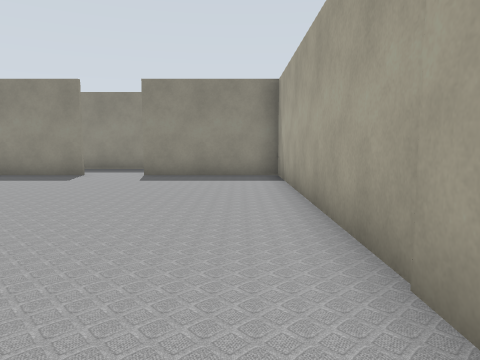
View 1 (above)

16 first-person views from a walk through a world built for the Gazebo simulator. The camera is 0.94 m above the floor, tilts 6° down and sees 70° across. The lines on the ground mark 1 m squares. The floor is counted in squares, 1 m on a side. Each view is taken from the middle of a square. On the plan, view 1 faces up. The plan holds only what a view shows up to about 12 squares ahead; the rest is blank. The place goes on beyond the plan.

View 2
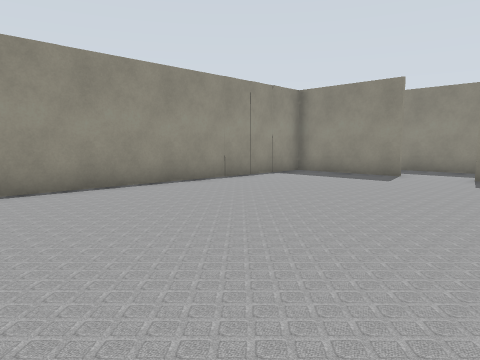

View 3
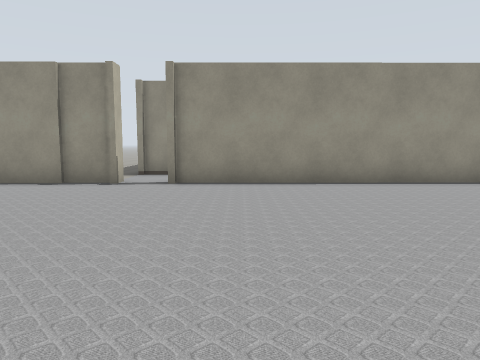

View 4
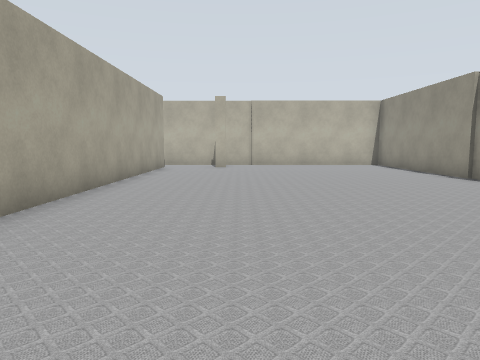

View 5
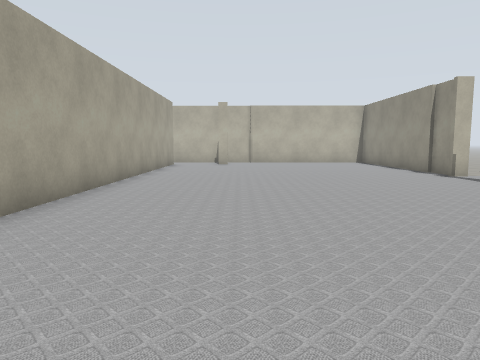

View 6
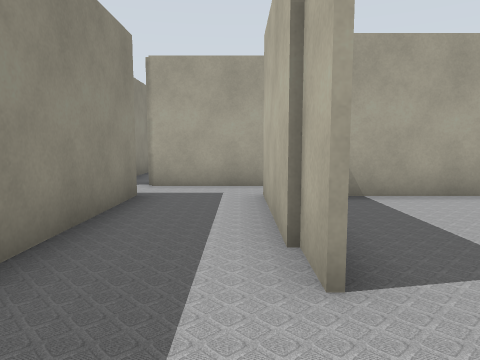

View 7
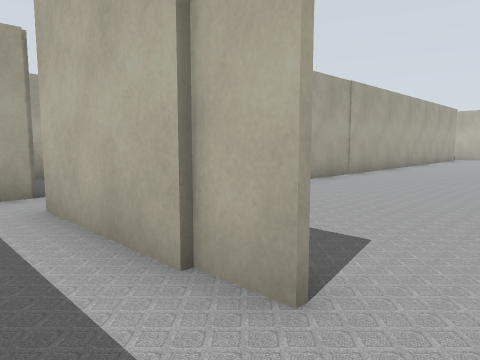

View 8
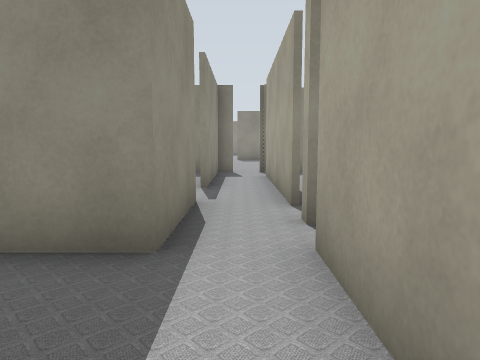

View 9
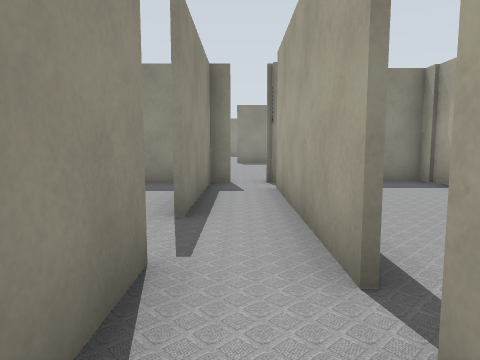

View 10
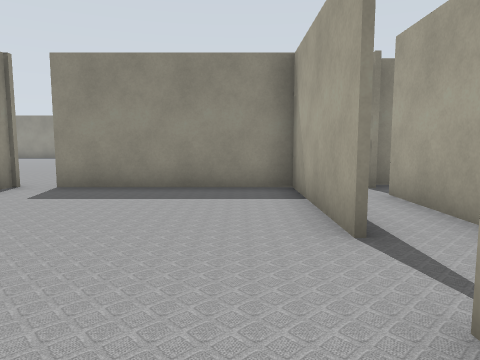

View 11
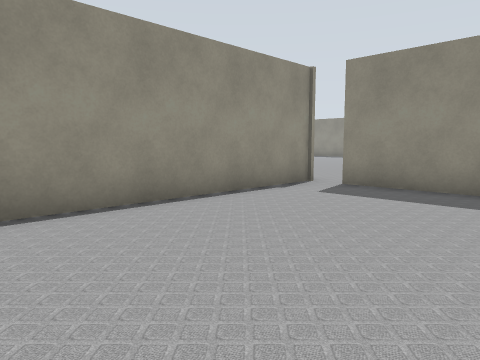

View 12
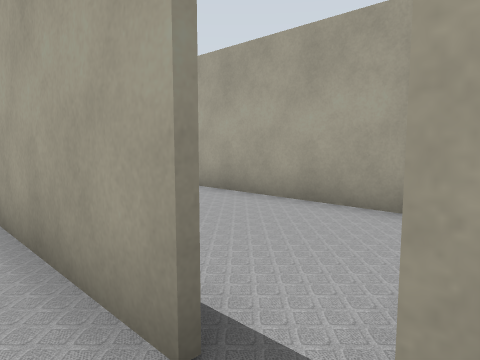

View 13
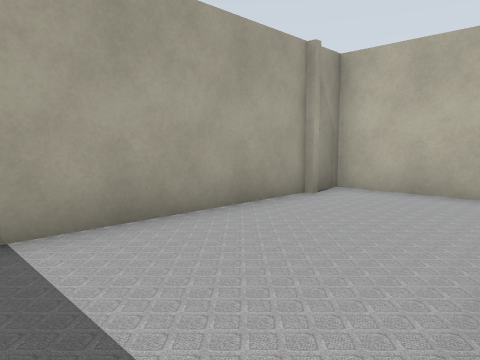

View 14
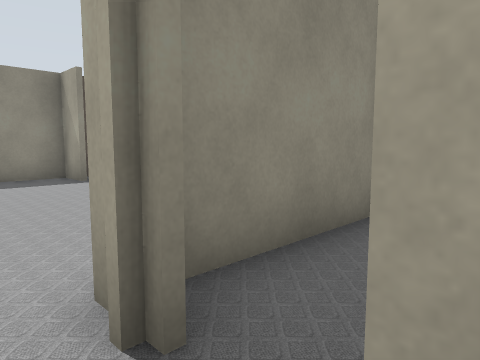

View 15
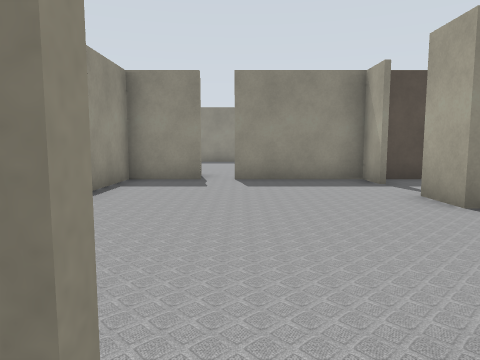

View 16
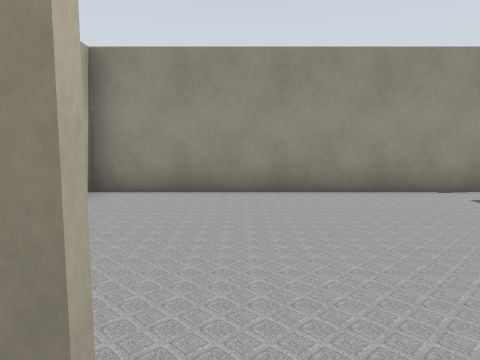

### Floor plan
Points are (right, up) in squares from view 1. A wall is a line through its corners. A room is listed if a view was taken in it or the views show most of it. See-through windows are left out.
Room 1 (views 1, 2, 3, 4, 5)
walls: (-8.8, -3.9) (-8.3, -3.9) (-8.3, -8.2); (-4.7, 10.3) (-7.9, 10.3); (-8.3, 9.9) (-8.3, -2.6); (1.1, -8.1) (1.1, 10.3) (-3, 10.3)
ways out: opening at (-3.5, 10) to room 2; opening at (-8, -3)
Room 2 (views 6, 7)
walls: (-3, 10.4) (-1.5, 10.4); (-1.4, 12.9) (-5.4, 12.9)
ways out: opening at (-3.5, 10) to room 1; opening at (-1, 12) to room 4
Room 3 (view 8)
walls: (2.8, 10.2) (2.8, 11.4)
ways out: opening at (2, 11) to room 4; opening at (3, 10)
Room 4 (views 9, 12, 14, 15, 16)
walls: (1.3, 15.6) (1.3, 12.9) (-1.4, 12.9); (2.8, 15.1) (2.8, 20.4); (2.8, 13.9) (2.8, 14.4); (2.8, 11.4) (2.8, 13.1); (1.3, 21.5) (1.3, 17.2); (-1.5, 10.4) (1.4, 10.4)
ways out: opening at (-1, 12) to room 2; opening at (2, 11) to room 3; opening at (1, 16.5) to room 5; opening at (3, 21) to room 6; gap at (3, 15) to room 6; opening at (2, 22)
Room 5 (views 10, 11)
walls: (1.1, 17.2) (1.1, 21.5); (-5, 21.6) (-5, 13); (1.9, 21.4) (-4, 21.4)
ways out: opening at (1, 16.5) to room 4; gap at (-4, 22)
Room 6 (view 13)
walls: (6.8, 15.4) (6.8, 21.9) (3.1, 21.9); (4.1, 14.2) (6.8, 14.2) (6.8, 15)
ways out: opening at (3, 21) to room 4; gap at (3, 15) to room 4

Where each view was taken, in squares from view 1:
view 1: 0 up, 0 right, facing up
view 2: 0 up, 1 left, facing up-left
view 3: 1 down, 0 right, facing left
view 4: 4 up, 2 left, facing down
view 5: 6 up, 2 left, facing down
view 6: 11 up, 5 left, facing right
view 7: 12 up, 4 left, facing down-right
view 8: 10 up, 2 right, facing up
view 9: 13 up, 2 right, facing up
view 10: 14 up, 0 right, facing up
view 11: 14 up, 0 right, facing up-left
view 12: 14 up, 2 right, facing up-right
view 13: 21 up, 3 right, facing down-right
view 14: 20 up, 2 right, facing up-right
view 15: 21 up, 2 right, facing up
view 16: 16 up, 2 right, facing left
